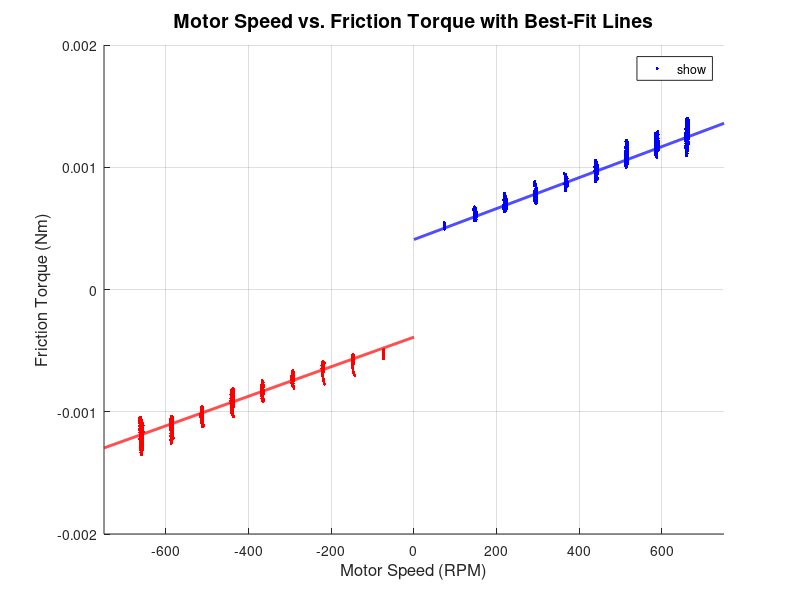

The MATLAB source for this figure:
%% Load Filtered Data
load('filtered_positive.mat'); % Load filtered_positive dataset
load('filtered_negative.mat'); % Load filtered_negative dataset

% Extract data from filtered datasets
tau_m_plus = filtered_positive(:,1); % Torque for positive speed dataset
omega_m_plus_rpm = filtered_positive(:,2); % Speed (in RPM/s)

tau_m_minus = filtered_negative(:,1); % Torque for negative speed dataset
omega_m_minus_rpm = filtered_negative(:,2); % Speed (in RPM/s)

% Convert Speed from RPM/s to rad/s
omega_m_plus = omega_m_plus_rpm * (2 * pi / 60);
omega_m_minus = omega_m_minus_rpm * (2 * pi / 60);

% Define gear ratio N (Assume 1 if not given)
N = 14;  

%% Ensure Data is Continuous (Column Vectors)
tau_m_plus = tau_m_plus(:); % Convert to column vector
omega_m_plus = omega_m_plus(:);
tau_m_minus = tau_m_minus(:);
omega_m_minus = omega_m_minus(:);

%% Create Regressor Matrix
% Construct the regressor matrices for both positive and negative datasets
Phi_plus = [omega_m_plus, (1/N) * sign(omega_m_plus)];
Phi_minus = [omega_m_minus, (1/N) * sign(omega_m_minus)];

% Construct the torque vector
Y_plus = tau_m_plus;
Y_minus = tau_m_minus;

%% Least Squares Estimation
theta_LS_plus = (Phi_plus' * Phi_plus) \ (Phi_plus' * Y_plus);
theta_LS_minus = (Phi_minus' * Phi_minus) \ (Phi_minus' * Y_minus);

% Extract estimated friction parameters
B_eq_plus = theta_LS_plus(1);
tau_sf_plus = theta_LS_plus(2);
B_eq_minus = theta_LS_minus(1);
tau_sf_minus = theta_LS_minus(2);

% Compute final friction parameter estimates
B_eq = (B_eq_plus + B_eq_minus) / 2;
tau_sf = (abs(tau_sf_plus) + abs(tau_sf_minus)) / 2;

%% Display Results
fprintf('-----------------------------------\n');
%% Print Best-Fit Line Parameters
fprintf('\nBest-Fit Line Parameters:\n');
fprintf('B_eq_plus   = %.4e [Nm/(rad/s)]\n', B_eq_plus);
fprintf('tau_sf_plus = %.4e [Nm]\n', tau_sf_plus);
fprintf('B_eq_minus  = %.4e [Nm/(rad/s)]\n', B_eq_minus);
fprintf('tau_sf_minus = %.4e [Nm]\n', tau_sf_minus);
fprintf('-----------------------------------\n');
fprintf('Estimated Friction Parameters:\n');
fprintf('B_eq   = %.4e [Nm/(rad/s)]\n', B_eq);
fprintf('tau_sf = %.4e [Nm]\n', tau_sf);
fprintf('-----------------------------------\n');


%% Confidence Interval Calculation
M = length(tau_m_plus) + length(tau_m_minus); % Total measurements
p = 2; % Number of parameters estimated

% Compute least squares residuals
V_theta = norm([Y_plus; Y_minus] - [Phi_plus; Phi_minus] * [B_eq; tau_sf])^2;
s_squared = V_theta / (M - p);

% Compute covariance matrix
Phi_combined = [Phi_plus; Phi_minus];
cov_theta = s_squared * inv(Phi_combined' * Phi_combined);

% Compute confidence intervals
confidence_level = 1.96; % For 95% confidence
B_eq_CI = confidence_level * sqrt(cov_theta(1,1));
tau_sf_CI = confidence_level * sqrt(cov_theta(2,2));

fprintf('-----------------------------------\n');
fprintf('\nConfidence Intervals (95%%):\n');
fprintf('B_eq   ∈ [%.4e, %.4e] [Nm/(rad/s)]\n', B_eq - B_eq_CI, B_eq + B_eq_CI);
fprintf('tau_sf ∈ [%.4e, %.4e] [Nm]\n', tau_sf - tau_sf_CI, tau_sf + tau_sf_CI);
fprintf('-----------------------------------\n');

%% Create Figure
figure;
hold on; grid on;

% Plot Positive Data
plot(omega_m_plus, tau_m_plus, 'b.', 'DisplayName', 'Positive Speed');

% Plot Negative Data
plot(omega_m_minus, tau_m_minus, 'r.', 'DisplayName', 'Negative Speed');

% Define the range of x values (rad/s)
w1 = linspace(-750, 0, 1000); % Adjust the range as needed
w2 = linspace(0, 750, 1000); % Adjust the range as needed
% Compute the corresponding y values

line1 = B_eq_plus * w2 + (1/N) * tau_sf_plus;
line2 = B_eq_minus * w1 - (1/N) * tau_sf_minus;

% Plot the best-fit lines
plot(w2, line1, 'b', 'LineWidth', 2, 'DisplayName', 'Line 1: B_{eq+}, \tau_{sf+}');
plot(w1, line2, 'r', 'LineWidth', 2, 'DisplayName', 'Line 2: B_{eq-}, \tau_{sf-}');

% Labels and Title
xlabel('Motor Speed (RPM)', 'FontSize', 12);
ylabel('Friction Torque (Nm)', 'FontSize', 12);
title('Motor Speed vs. Friction Torque with Best-Fit Lines', 'FontSize', 14);
legend('show', 'Location', 'best');

% Set axis limits
xlim([-750, 750]);
ylim([-2e-3, 2e-3]);

hold off;